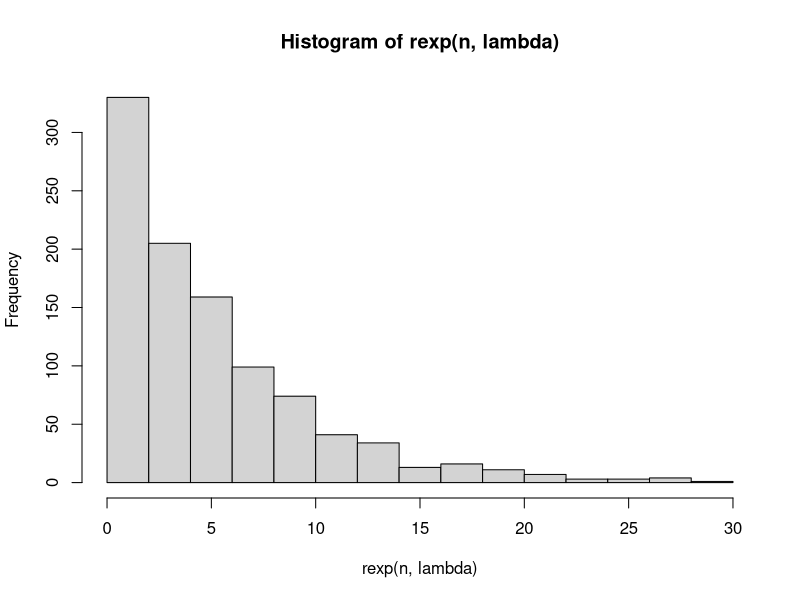
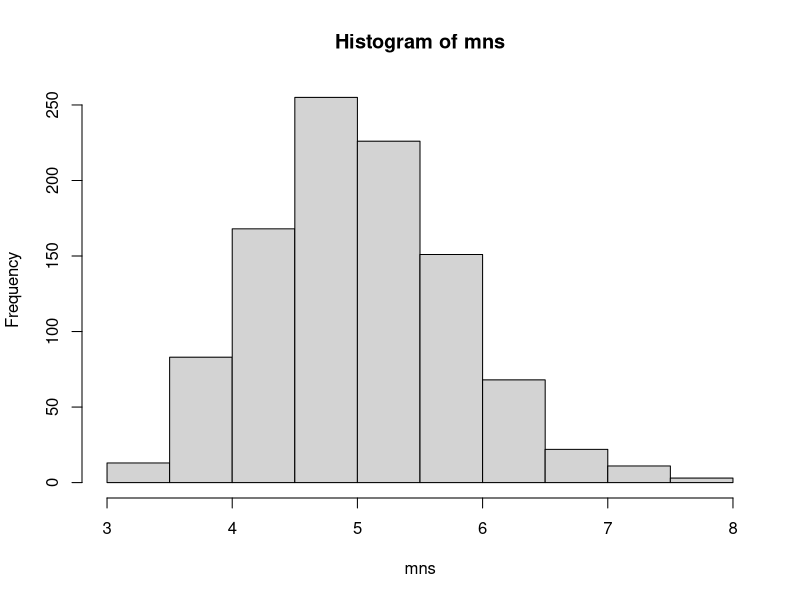
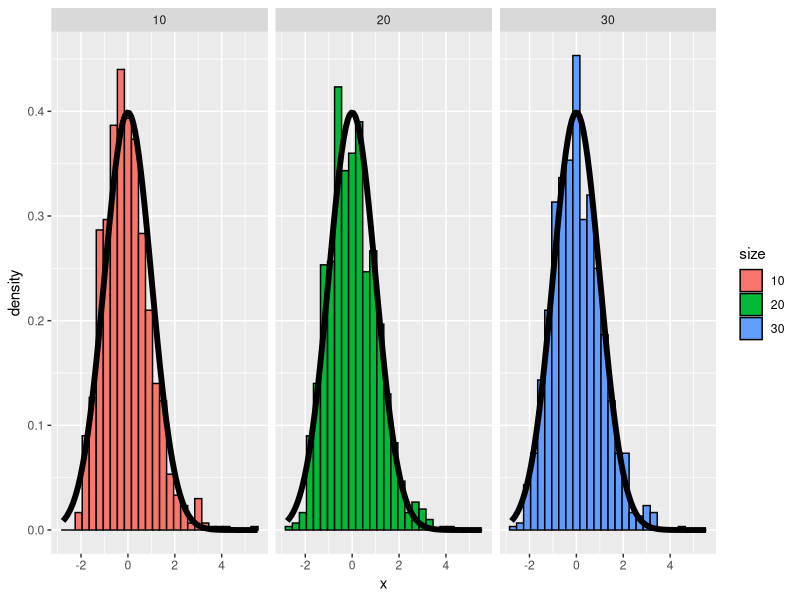

Reproduce these figures in R, in order.
## ---- chunk 1
lambda <- 0.2
n <- 1000
hist(rexp(n, lambda))
## ---- chunk 2
mns = NULL
for (i in 1 : 1000) mns = c(mns, mean(rexp(40, lambda)))
hist(mns)
## ---- chunk 3
sample.mean <- mean(mns)
sample.mean
## ---- chunk 4
theoretical.mean <- 1/lambda
theoretical.mean
## ---- chunk 5
abs(sample.mean - theoretical.mean) / theoretical.mean
## ---- chunk 6
vars = NULL
for (i in 1 : 1000) vars = c(vars, var(rexp(40, lambda)))
sample.var <- mean(vars)
sample.var
## ---- chunk 7
theoretical.var <- (1/lambda)^2
theoretical.var
## ---- chunk 8
abs(sample.var - theoretical.var) / theoretical.var
## ---- chunk 9
library("ggplot2")
nosim <- 1000
cfunc <- function(x, n) sqrt(n) * (mean(x) - theoretical.mean) / sqrt(theoretical.var) 
dat <- data.frame(
  x = c(apply(matrix(rexp(nosim * 10, lambda), 
                     nosim), 1, cfunc, 10),
        apply(matrix(rexp(nosim * 20, lambda), 
                     nosim), 1, cfunc, 20),
        apply(matrix(rexp(nosim * 30, lambda), 
                     nosim), 1, cfunc, 30)
        ),
  size = factor(rep(c(10, 20, 30), rep(nosim, 3))))
g <- ggplot(dat, aes(x = x, fill = size)) + geom_histogram(binwidth=.3, colour = "black", aes(y = ..density..)) 
g <- g + stat_function(fun = dnorm, size = 2)
g + facet_grid(. ~ size)
